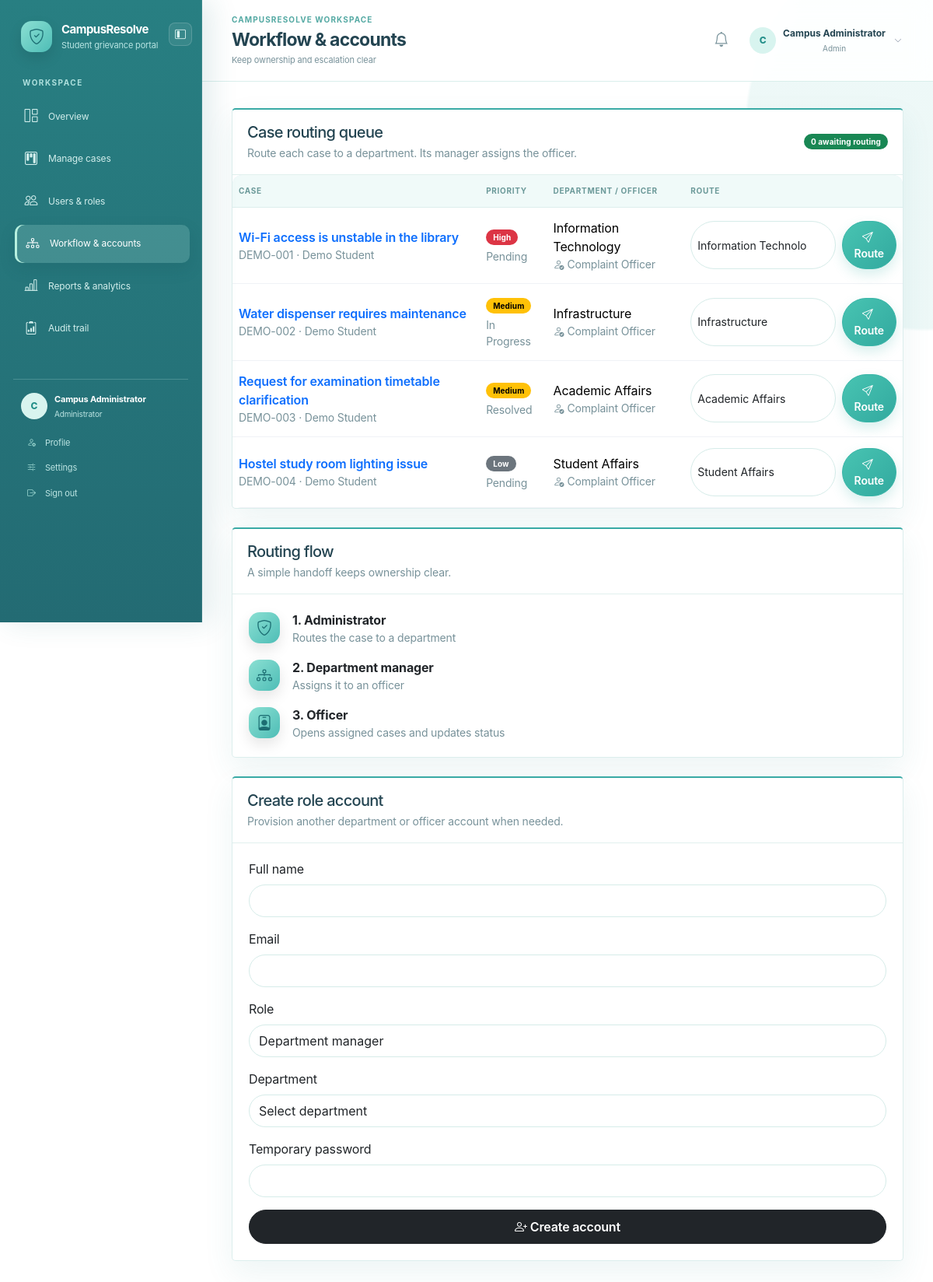
/admin_assignments.php (signed in), run on the app's committed database.
### tables this page shows
CREATE TABLE IF NOT EXISTS `complaints` (
  `id` INT AUTO_INCREMENT PRIMARY KEY,
  `user_id` INT NOT NULL,
  `department_id` INT DEFAULT NULL,
  `officer_id` INT DEFAULT NULL,
  `subject` VARCHAR(200) NOT NULL,
  `category` VARCHAR(100) NOT NULL,
  `priority` ENUM('Low','Medium','High','Critical') NOT NULL DEFAULT 'Medium',
  `description` TEXT NOT NULL,
  `status` ENUM('Pending','In Progress','Resolved','Rejected') NOT NULL DEFAULT 'Pending',
  `admin_remarks` TEXT DEFAULT NULL,
  `department_remarks` TEXT DEFAULT NULL,
  `officer_remarks` TEXT DEFAULT NULL,
  `resolved_at` TIMESTAMP NULL DEFAULT NULL,
  `created_at` TIMESTAMP DEFAULT CURRENT_TIMESTAMP,
  CONSTRAINT `fk_complaints_user` FOREIGN KEY (`user_id`) REFERENCES `users`(`id`) ON DELETE CASCADE,
  CONSTRAINT `fk_complaints_department` FOREIGN KEY (`department_id`) REFERENCES `departments`(`id`) ON DELETE SET NULL,
  CONSTRAINT `fk_complaints_officer` FOREIGN KEY (`officer_id`) REFERENCES `users`(`id`) ON DELETE SET NULL,
  INDEX `idx_complaints_status` (`status`), INDEX `idx_complaints_department` (`department_id`), INDEX `idx_complaints_officer` (`officer_id`),
  INDEX `idx_complaints_created_at` (`created_at`), INDEX `idx_complaints_user_created` (`user_id`, `created_at`), INDEX `idx_complaints_department_created` (`department_id`, `created_at`), INDEX `idx_complaints_officer_created` (`officer_id`, `created_at`)
);

CREATE TABLE IF NOT EXISTS `users` (
  `id` INT AUTO_INCREMENT PRIMARY KEY,
  `full_name` VARCHAR(100) NOT NULL,
  `email` VARCHAR(150) NOT NULL UNIQUE,
  `password` VARCHAR(255) NOT NULL,
  `role` ENUM('user','admin','department','officer') NOT NULL DEFAULT 'user',
  `department_id` INT DEFAULT NULL,
  `is_active` TINYINT(1) NOT NULL DEFAULT 1,
  `created_at` TIMESTAMP DEFAULT CURRENT_TIMESTAMP,
  CONSTRAINT `fk_users_department` FOREIGN KEY (`department_id`) REFERENCES `departments`(`id`) ON DELETE SET NULL,
  INDEX `idx_users_role_active` (`role`, `is_active`)
);

CREATE TABLE IF NOT EXISTS `departments` (
  `id` INT AUTO_INCREMENT PRIMARY KEY,
  `name` VARCHAR(120) NOT NULL UNIQUE,
  `description` VARCHAR(255) DEFAULT NULL,
  `is_active` TINYINT(1) NOT NULL DEFAULT 1,
  `created_at` TIMESTAMP DEFAULT CURRENT_TIMESTAMP
);

### admin_assignments.php (the view, shortened to what this page needs)
<?php
require_once __DIR__ . '/config.php';
$departments = [];
$departmentResult = $conn->query('SELECT id, name FROM departments WHERE is_active = 1 ORDER BY name');
if ($departmentResult) $departments = $departmentResult->fetch_all(MYSQLI_ASSOC);
$complaints = [];
$complaintResult = $conn->query("SELECT c.id, c.reference_no, c.subject, c.status, c.priority, c.department_id, c.created_at,
    u.full_name AS user_name, d.name AS department_name, o.full_name AS officer_name
    FROM complaints c
    JOIN users u ON u.id = c.user_id
    LEFT JOIN departments d ON d.id = c.department_id
    LEFT JOIN users o ON o.id = c.officer_id
    ORDER BY (c.department_id IS NULL) DESC, c.created_at DESC
    LIMIT 100");
if ($complaintResult) $complaints = $complaintResult->fetch_all(MYSQLI_ASSOC);
$pendingCount = 0;
?>
<!doctype html>
<html lang="en">
<head>
    <link href="https://cdn.jsdelivr.net/npm/bootstrap@5.3.3/dist/css/bootstrap.min.css" rel="stylesheet">
    <link href="https://cdn.jsdelivr.net/npm/bootstrap-icons@1.11.3/font/bootstrap-icons.css" rel="stylesheet">
    <link rel="stylesheet" href="assets/css/style.css?v=sidebar-collapse-20260922-1">
</head>
<body class="role-layout role-admin">
<div class="d-flex min-vh-100">
    <?php include 'includes/sidebar.php'; ?>
    <div class="flex-grow-1">
        <?php include 'includes/topbar.php'; ?>
        <main class="p-4">
            <div class="row g-4 align-items-start">
                <div class="col-12 col-xxl-8">
                    <section class="card h-100">
                        <div class="card-header d-flex flex-wrap align-items-center justify-content-between gap-2">
                            <div><h2 class="h5 mb-1">Case routing queue</h2><p class="small text-muted mb-0">Route each case to a department. Its manager assigns the officer.</p></div>
                            <span class="badge rounded-pill text-bg-<?= $pendingCount ? 'warning' : 'success' ?>"><?= $pendingCount ?> awaiting routing</span>
                        </div>
                        <div class="card-body p-0">
                            <div class="table-responsive">
                                <table class="table align-middle mb-0">
                                    <thead><tr><th>Case</th><th>Priority</th><th>Department / officer</th><th>Route</th></tr></thead>
                                    <tbody>
                                    <?php foreach ($complaints as $case): ?>
                                        <tr>
                                            <td><a class="fw-semibold text-decoration-none" href="view_complaint.php?id=<?= (int)$case['id'] ?>"><?= htmlspecialchars($case['subject']) ?></a><div class="small text-muted"><?= htmlspecialchars($case['reference_no'] ?: ('#' . $case['id'])) ?> · <?= htmlspecialchars($case['user_name']) ?></div></td>
                                            <td><span class="badge text-bg-<?= $case['priority'] === 'High' ? 'danger' : ($case['priority'] === 'Medium' ? 'warning' : 'secondary') ?>"><?= htmlspecialchars($case['priority']) ?></span><div class="small text-muted mt-1"><?= htmlspecialchars($case['status']) ?></div></td>
                                            <td><div><?= htmlspecialchars($case['department_name'] ?: 'Unassigned') ?></div><div class="small text-muted"><i class="bi bi-person-check me-1"></i><?= htmlspecialchars($case['officer_name'] ?: 'Awaiting department assignment') ?></div></td>
                                            <td><form class="d-flex gap-2" method="post"><?= csrf_field() ?><input type="hidden" name="complaint_id" value="<?= (int)$case['id'] ?>"><select class="form-select form-select-sm" name="department_id" aria-label="Department for case" required><option value="">Select</option><?php foreach ($departments as $department): ?><option value="<?= (int)$department['id'] ?>" <?= (int)$case['department_id'] === (int)$department['id'] ? 'selected' : '' ?>><?= htmlspecialchars($department['name']) ?></option><?php endforeach; ?></select><button class="btn btn-sm btn-primary" name="assign_department" title="Route to department"><i class="bi bi-send me-1"></i>Route</button></form></td>
                                        </tr>
                                    <?php endforeach; ?>
                                    </tbody>
                                </table>
                            </div>
                        </div>
                    </section>
                </div>
                <div class="col-12 col-xxl-4">
                    <section class="card mb-4">
                        <div class="card-header"><h2 class="h5 mb-1">Routing flow</h2><p class="small text-muted mb-0">A simple handoff keeps ownership clear.</p></div>
                        <div class="card-body"><div class="d-flex flex-column gap-3"><div class="d-flex align-items-center gap-3"><span class="brand-mark"><i class="bi bi-shield-check"></i></span><div><strong>1. Administrator</strong><div class="small text-muted">Routes the case to a department</div></div></div><div class="d-flex align-items-center gap-3"><span class="brand-mark"><i class="bi bi-diagram-3"></i></span><div><strong>2. Department manager</strong><div class="small text-muted">Assigns it to an officer</div></div></div><div class="d-flex align-items-center gap-3"><span class="brand-mark"><i class="bi bi-person-badge"></i></span><div><strong>3. Officer</strong><div class="small text-muted">Opens assigned cases and updates status</div></div></div></div></div>
                    </section>
                    <section class="card">
                        <div class="card-header"><h2 class="h5 mb-1">Create role account</h2><p class="small text-muted mb-0">Provision another department or officer account when needed.</p></div>
                        <div class="card-body"><form method="post"><?= csrf_field() ?><div class="mb-3"><label class="form-label" for="full_name">Full name</label><input class="form-control" id="full_name" name="full_name" required></div><div class="mb-3"><label class="form-label" for="email">Email</label><input class="form-control" id="email" name="email" type="email" required></div><div class="mb-3"><label class="form-label" for="role">Role</label><select class="form-select" id="role" name="role" required><option value="department">Department manager</option><option value="officer">Case officer</option></select></div><div class="mb-3"><label class="form-label" for="account_department">Department</label><select class="form-select" id="account_department" name="department_id" required><option value="">Select department</option><?php foreach ($departments as $department): ?><option value="<?= (int)$department['id'] ?>"><?= htmlspecialchars($department['name']) ?></option><?php endforeach; ?></select></div><div class="mb-3"><label class="form-label" for="password">Temporary password</label><input class="form-control" id="password" name="password" type="password" minlength="8" required></div><button class="btn btn-dark w-100" name="create_account"><i class="bi bi-person-plus me-1"></i>Create account</button></form></div>
                    </section>
                </div>
            </div>
        </main>
    </div>
</div>
</body>
</html>

### data on the page
complaints: subject "Wi-Fi access is unstable in the library", reference_no "DEMO-001", user.full_name "Demo Student", priority "High", status "Pending", department.name "Information Technology", officer.full_name "Complaint Officer", department_id "Information Technology"
complaints: subject "Water dispenser requires maintenance", reference_no "DEMO-002", user.full_name "Demo Student", priority "Medium", status "In Progress", department.name "Infrastructure", officer.full_name "Complaint Officer", department_id "Infrastructure"
complaints: subject "Request for examination timetable clarification", reference_no "DEMO-003", user.full_name "Demo Student", priority "Medium", status "Resolved", department.name "Academic Affairs", officer.full_name "Complaint Officer", department_id "Academic Affairs"
complaints: subject "Hostel study room lighting issue", reference_no "DEMO-004", user.full_name "Demo Student", priority "Low", status "Pending", department.name "Student Affairs", officer.full_name "Complaint Officer", department_id "Student Affairs"

### other printed values
$label "Overview Manage cases Users & roles Workflow & accounts Reports & analytics Audit trail"
$initial "C"
$_SESSION['user_name'] "Campus Administrator"
$role_label "Administrator"
$page_title "Workflow & accounts"
$page_subtitle "Keep ownership and escalation clear"
$top_initial "C"
$top_role "Admin"
$pendingCount "0"
